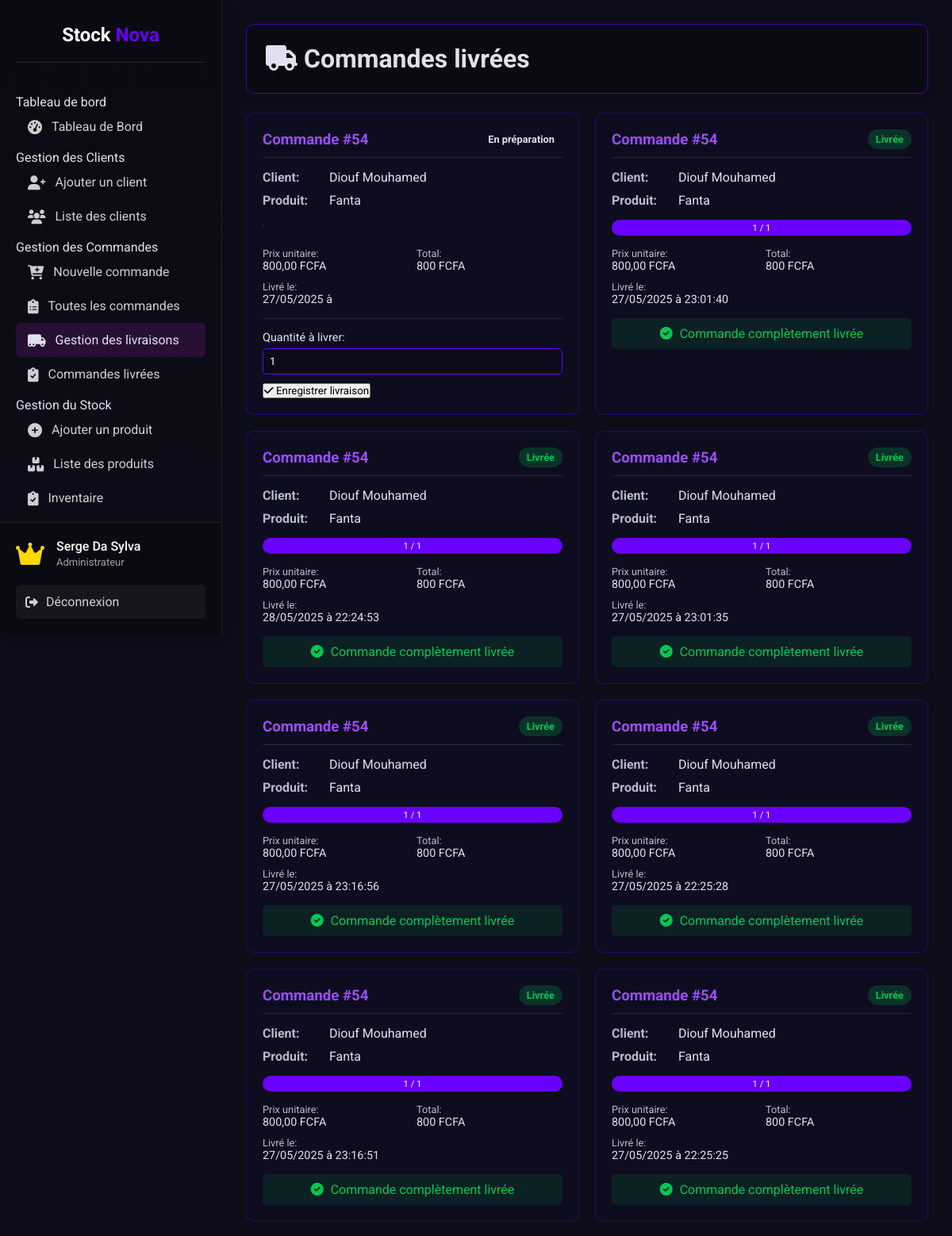
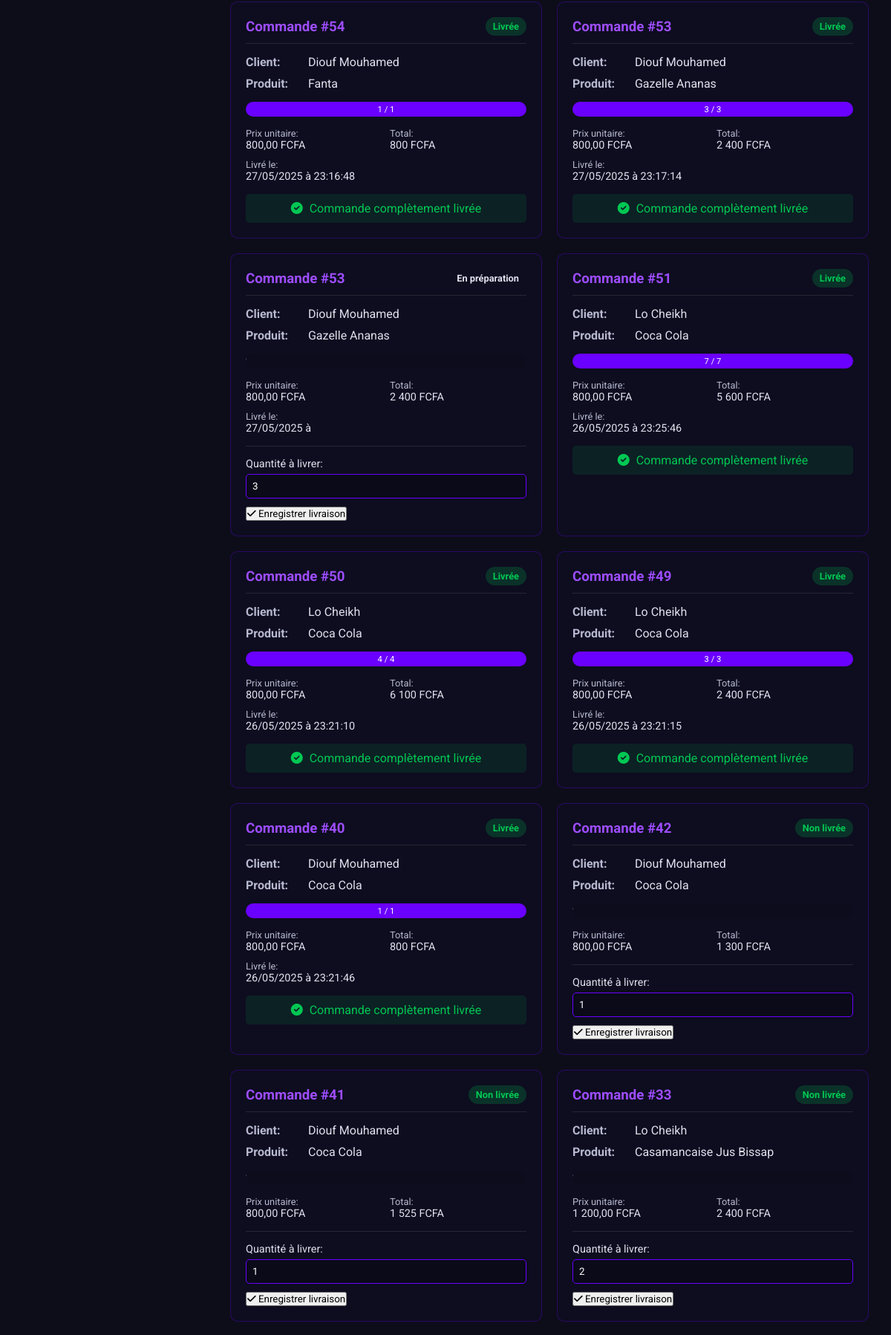
/livraison.php (signed in, upper part), run on the app's committed database (2 pictures, top to bottom).
### tables this page shows
CREATE TABLE `livraisons` (
  `id_liv` int(11) NOT NULL,
  `client_com` int(11) NOT NULL,
  `commande_com` int(11) NOT NULL,
  `produit_id` int(11) NOT NULL,
  `produit_com` varchar(100) DEFAULT NULL,
  `montant_com` decimal(10,2) DEFAULT NULL,
  `date_liv` date DEFAULT NULL,
  `heure_liv` time DEFAULT NULL,
  `quantite_liv` int(11) DEFAULT NULL,
  `adresse_liv` varchar(255) DEFAULT NULL
);

CREATE TABLE `commandes` (
  `id_com` int(11) NOT NULL,
  `client` int(11) DEFAULT NULL,
  `produit` int(11) DEFAULT NULL,
  `quant_com` int(11) DEFAULT NULL,
  `date` date DEFAULT NULL,
  `heure` time DEFAULT NULL,
  `montant` decimal(10,2) DEFAULT NULL
);

CREATE TABLE `produits` (
  `id_prod` int(11) NOT NULL,
  `code_prod` varchar(255) DEFAULT NULL,
  `nom_prod` varchar(100) DEFAULT NULL,
  `quant_prod` int(11) DEFAULT 0,
  `prix_unitaire` decimal(10,2) DEFAULT NULL,
  `prix_total` decimal(10,2) GENERATED ALWAYS AS (`quant_prod` * `prix_unitaire`) VIRTUAL,
  `fournisseur` varchar(100) DEFAULT NULL,
  `description` text DEFAULT NULL,
  `photo` varchar(255) NOT NULL DEFAULT 'assets/images/default-product.png' COMMENT 'Chemin vers la photo du produit'
);

### livraison.php (the view, shortened to what this page needs)
<?php
require 'includes/connexion.php';
require 'includes/header.php';
$pdo->setAttribute(PDO::ATTR_ERRMODE, PDO::ERRMODE_EXCEPTION);
$query = "SELECT
        c.id_com,
        cl.id_client,
        CONCAT(cl.nom_cli, ' ', cl.prenom_cli) AS client_nom,
        p.id_prod,
        p.nom_prod,
        c.quant_com,
        IFNULL(l.quantite_liv, 0) AS quantite_livree,
        c.montant,
        c.date AS date_commande,
        l.date_liv,
        l.heure_liv,
        p.prix_unitaire,
        CASE
            WHEN l.id_liv IS NULL THEN 'Non livrée'
            WHEN l.quantite_liv = 0 THEN 'En préparation'
            WHEN l.quantite_liv < c.quant_com THEN 'Partiellement livrée'
            ELSE 'Livrée'
        END AS statut
      FROM commandes c
      JOIN clients cl ON c.client = cl.id_client
      JOIN produits p ON (c.produit = p.id_prod OR c.produit = p.nom_prod)
      LEFT JOIN livraisons l ON c.id_com = l.commande_com
      ORDER BY c.date DESC, c.heure DESC";
$livraisons = $pdo->query($query)->fetchAll();
?>
<div class="dashboard-container">
    <div class="data-section">
        <div class="section-header">
            <h1><i class="fas fa-truck"></i> Commandes livrées</h1>
        </div>
        <div class="livraison-grid">
            <?php foreach ($livraisons as $liv): ?>
                <div class="livraison-card <?= strtolower(str_replace(' ', '-', $liv['statut'])) ?>">
                    <div class="livraison-header">
                        <h3>Commande #<?= $liv['id_com'] ?></h3>
                        <span class="statut-badge <?= strtolower($liv['statut']) ?>">
                            <?= $liv['statut'] ?>
                        </span>
                    </div>
                    <div class="livraison-body">
                        <div class="livraison-info">
                            <span class="label">Client:</span>
                            <span class="value"><?= htmlspecialchars($liv['client_nom']) ?></span>
                        </div>
                        <div class="livraison-info">
                            <span class="label">Produit:</span>
                            <span class="value"><?= htmlspecialchars($liv['nom_prod']) ?></span>
                        </div>
                        <div class="livraison-progress">
                            <div class="progress-bar"
                                 style="width: <?= min(100, ($liv['quantite_livree'] / $liv['quant_com']) * 100) ?>%">
                                <?= $liv['quantite_livree'] ?> / <?= $liv['quant_com'] ?>
                            </div>
                        </div>
                        <div class="livraison-details">
                            <div class="detail">
                                <span class="label">Prix unitaire:</span>
                                <span class="value"><?= number_format($liv['prix_unitaire'], 2, ',', ' ') ?> FCFA</span>
                            </div>
                            <div class="detail">
                                <span class="label">Total:</span>
                                <span class="value"><?= number_format($liv['montant'], 0, ',', ' ') ?> FCFA</span>
                            </div>
                            <?php if ($liv['date_liv']): ?>
                                <div class="detail">
                                    <span class="label">Livré le:</span>
                                    <span class="value"><?= date('d/m/Y', strtotime($liv['date_liv'])) ?> à <?= $liv['heure_liv'] ?></span>
                                </div>
                            <?php endif; ?>
                        </div>
                    </div>
                    <?php if ($liv['statut'] != 'Livrée'): ?>
                        <form method="POST" class="livraison-form">
                            <div class="form-group">
                                <label>Quantité à livrer:</label>
                                <input type="number" name="quantite_livree"
                                       value="<?= $liv['quant_com'] - $liv['quantite_livree'] ?>"
                                       min="1" max="<?= $liv['quant_com'] - $liv['quantite_livree'] ?>" required>
                            </div>
                            <button type="submit" name="valider_livraison" class="btn btn-primary">
                                <i class="fas fa-check"></i> Enregistrer livraison
                            </button>
                        </form>
                    <?php else: ?>
                        <div class="livraison-complete">
                            <i class="fas fa-check-circle"></i> Commande complètement livrée
                        </div>
                    <?php endif; ?>
                </div>
            <?php endforeach; ?>
        </div>
    </div>
</div>
<?php include 'includes/footer.php'; ?>

### css/styles.css (style rules this page uses)
:root { --primary: #9c27b0; --primary-dark: #7b1fa2; --primary-light: #ba68c8; --dark: #121212; --darker: #000000; --light: #f5f5f5; --danger: #e91e63; --success: #4caf50; --warning: #ff9800; }
* { box-sizing: border-box; margin: 0; padding: 0; font-family: 'Roboto', sans-serif; }
body { background-color: var(--dark); color: var(--light); display: flex; min-height: 100vh; }

### livraison.php (style rules this page uses)
:root { --primary: #6a00ff; --primary-light: #9d4dff; --primary-dark: #4a00b0; --secondary: #00ffc6; --dark: #0d0d1a; --darker: #0a0a12; --light: #e0e0f0; --lighter: #f5f5ff; --text: #ffffff; --text-secondary: #b8b8d1; --danger: #ff6b6b; --warning: #ffc107; --success: #4caf50; --info: #2196f3; --glass: rgba(15, 15, 35, 0.65); --glass-border: rgba(106, 0, 255, 0.3); }
.section-header { background: var(--darker); border-radius: 10px; padding: 1.5rem; margin-bottom: 1.5rem; box-shadow: 0 4px 15px rgba(0, 0, 0, 0.1); border: 1px solid var(--primary-dark); }
.livraison-grid { display: grid; grid-template-columns: repeat(auto-fill, minmax(350px, 1fr)); gap: 20px; margin-top: 20px; }
.livraison-card { background: var(--glass); border-radius: 10px; padding: 20px; border: 1px solid var(--glass-border); transition: transform 0.3s; }
.livraison-header { display: flex; justify-content: space-between; align-items: center; margin-bottom: 15px; padding-bottom: 10px; border-bottom: 1px solid rgba(255,255,255,0.1); }
.livraison-header h3 { margin: 0; color: var(--primary-light); }
.statut-badge { padding: 5px 10px; border-radius: 20px; font-size: 0.8rem; font-weight: bold; }
.statut-badge.livrée { background: rgba(0, 200, 83, 0.2); color: #00c853; }
.livraison-info { margin-bottom: 10px; }
.livraison-info .label { font-weight: bold; display: inline-block; width: 80px; color: var(--text-secondary); }
.livraison-progress { height: 20px; background: rgba(0,0,0,0.1); border-radius: 10px; margin: 15px 0; overflow: hidden; }
.progress-bar { height: 100%; background: var(--primary); display: flex; align-items: center; justify-content: center; font-size: 0.7rem; color: white; }
.livraison-details { display: grid; grid-template-columns: 1fr 1fr; gap: 10px; margin-top: 15px; }
.livraison-details .detail { font-size: 0.9rem; }
.livraison-details .label { color: var(--text-secondary); display: block; font-size: 0.8rem; }
.livraison-form { margin-top: 15px; padding-top: 15px; border-top: 1px solid rgba(255,255,255,0.1); }
.livraison-form .form-group { margin-bottom: 10px; }
.livraison-form label { display: block; margin-bottom: 5px; font-size: 0.9rem; }
.livraison-form input { width: 100%; padding: 8px; border-radius: 5px; border: 1px solid var(--primary); background: rgba(0,0,0,0.2); color: white; }
.livraison-complete { margin-top: 15px; padding: 10px; background: rgba(0, 200, 83, 0.1); border-radius: 5px; text-align: center; color: #00c853; }
.livraison-complete i { margin-right: 5px; }

### data on the page
livraisons: commande_com.id_com "54", statut "En préparation", client_nom "Diouf Mouhamed", produit.nom_prod "Fanta", produit.prix_unitaire "800,00", commande_com.montant "800", date_liv "27/05/2025", quantite_livree "1"
livraisons: commande_com.id_com "54", statut "Livrée", client_nom "Diouf Mouhamed", produit.nom_prod "Fanta", min(100, ($liv['quantite_livree'] / $liv['quant_com']) * 100) 100 (drawn), quantite_livree "1", commande_com.quant_com "1", produit.prix_unitaire "800,00", commande_com.montant "800", date_liv "27/05/2025", heure_liv "23:01:40", shows "Commande complètement livrée"
livraisons: commande_com.id_com "54", statut "Livrée", client_nom "Diouf Mouhamed", produit.nom_prod "Fanta", min(100, ($liv['quantite_livree'] / $liv['quant_com']) * 100) 100 (drawn), quantite_livree "1", commande_com.quant_com "1", produit.prix_unitaire "800,00", commande_com.montant "800", date_liv "28/05/2025", heure_liv "22:24:53", shows "Commande complètement livrée"
livraisons: commande_com.id_com "54", statut "Livrée", client_nom "Diouf Mouhamed", produit.nom_prod "Fanta", min(100, ($liv['quantite_livree'] / $liv['quant_com']) * 100) 100 (drawn), quantite_livree "1", commande_com.quant_com "1", produit.prix_unitaire "800,00", commande_com.montant "800", date_liv "27/05/2025", heure_liv "23:01:35", shows "Commande complètement livrée"
livraisons: commande_com.id_com "54", statut "Livrée", client_nom "Diouf Mouhamed", produit.nom_prod "Fanta", min(100, ($liv['quantite_livree'] / $liv['quant_com']) * 100) 100 (drawn), quantite_livree "1", commande_com.quant_com "1", produit.prix_unitaire "800,00", commande_com.montant "800", date_liv "27/05/2025", heure_liv "23:16:56", shows "Commande complètement livrée"
livraisons: commande_com.id_com "54", statut "Livrée", client_nom "Diouf Mouhamed", produit.nom_prod "Fanta", min(100, ($liv['quantite_livree'] / $liv['quant_com']) * 100) 100 (drawn), quantite_livree "1", commande_com.quant_com "1", produit.prix_unitaire "800,00", commande_com.montant "800", date_liv "27/05/2025", heure_liv "22:25:28", shows "Commande complètement livrée"
livraisons: commande_com.id_com "54", statut "Livrée", client_nom "Diouf Mouhamed", produit.nom_prod "Fanta", min(100, ($liv['quantite_livree'] / $liv['quant_com']) * 100) 100 (drawn), quantite_livree "1", commande_com.quant_com "1", produit.prix_unitaire "800,00", commande_com.montant "800", date_liv "27/05/2025", heure_liv "23:16:51", shows "Commande complètement livrée"
livraisons: commande_com.id_com "54", statut "Livrée", client_nom "Diouf Mouhamed", produit.nom_prod "Fanta", min(100, ($liv['quantite_livree'] / $liv['quant_com']) * 100) 100 (drawn), quantite_livree "1", commande_com.quant_com "1", produit.prix_unitaire "800,00", commande_com.montant "800", date_liv "27/05/2025", heure_liv "22:25:25", shows "Commande complètement livrée"
livraisons: commande_com.id_com "54", statut "Livrée", client_nom "Diouf Mouhamed", produit.nom_prod "Fanta", min(100, ($liv['quantite_livree'] / $liv['quant_com']) * 100) 100 (drawn), quantite_livree "1", commande_com.quant_com "1", produit.prix_unitaire "800,00", commande_com.montant "800", date_liv "27/05/2025", heure_liv "23:16:48", shows "Commande complètement livrée"
livraisons: commande_com.id_com "53", statut "Livrée", client_nom "Diouf Mouhamed", produit.nom_prod "Gazelle Ananas", min(100, ($liv['quantite_livree'] / $liv['quant_com']) * 100) 100 (drawn), quantite_livree "3", commande_com.quant_com "3", produit.prix_unitaire "800,00", commande_com.montant "2 400", date_liv "27/05/2025", heure_liv "23:17:14", shows "Commande complètement livrée"
livraisons: commande_com.id_com "53", statut "En préparation", client_nom "Diouf Mouhamed", produit.nom_prod "Gazelle Ananas", produit.prix_unitaire "800,00", commande_com.montant "2 400", date_liv "27/05/2025", quantite_livree "3"
livraisons: commande_com.id_com "51", statut "Livrée", client_nom "Lo Cheikh", produits.nom_prod "Coca Cola", min(100, ($liv['quantite_livree'] / $liv['quant_com']) * 100) 100 (drawn), quantite_livree "7", commande_com.quant_com "7", produits.prix_unitaire "800,00", commande_com.montant "5 600", date_liv "26/05/2025", heure_liv "23:25:46", shows "Commande complètement livrée"
livraisons: commande_com.id_com "50", statut "Livrée", client_nom "Lo Cheikh", produits.nom_prod "Coca Cola", min(100, ($liv['quantite_livree'] / $liv['quant_com']) * 100) 100 (drawn), quantite_livree "4", commande_com.quant_com "4", produits.prix_unitaire "800,00", commande_com.montant "6 100", date_liv "26/05/2025", heure_liv "23:21:10", shows "Commande complètement livrée"
livraisons: commande_com.id_com "49", statut "Livrée", client_nom "Lo Cheikh", produits.nom_prod "Coca Cola", min(100, ($liv['quantite_livree'] / $liv['quant_com']) * 100) 100 (drawn), quantite_livree "3", commande_com.quant_com "3", produits.prix_unitaire "800,00", commande_com.montant "2 400", date_liv "26/05/2025", heure_liv "23:21:15", shows "Commande complètement livrée"
livraisons: commande_com.id_com "40", statut "Livrée", client_nom "Diouf Mouhamed", produit.nom_prod "Coca Cola", min(100, ($liv['quantite_livree'] / $liv['quant_com']) * 100) 100 (drawn), quantite_livree "1", commande_com.quant_com "1", produit.prix_unitaire "800,00", commande_com.montant "800", date_liv "26/05/2025", heure_liv "23:21:46", shows "Commande complètement livrée"
commandes: id_com "42", statut "Non livrée", client_nom "Diouf Mouhamed", produit.nom_prod "Coca Cola", produit.prix_unitaire "800,00", montant "1 300", quantite_livree "1"
commandes: id_com "41", statut "Non livrée", client_nom "Diouf Mouhamed", produit.nom_prod "Coca Cola", produit.prix_unitaire "800,00", montant "1 525", quantite_livree "1"
commandes: id_com "33", statut "Non livrée", client_nom "Lo Cheikh", produit.nom_prod "Casamancaise Jus Bissap", produit.prix_unitaire "1 200,00", montant "2 400", quantite_livree "2"

### other printed values
$_SESSION['username'] "Serge Da Sylva"
